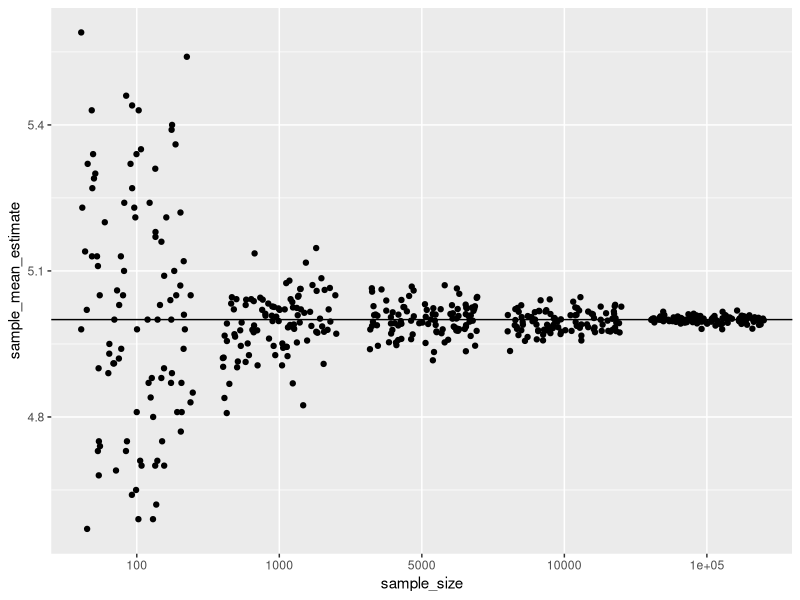
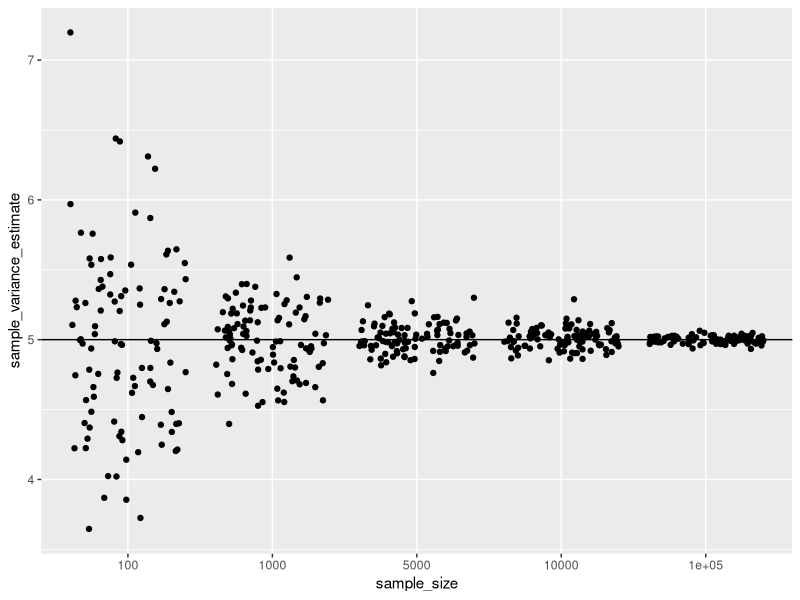
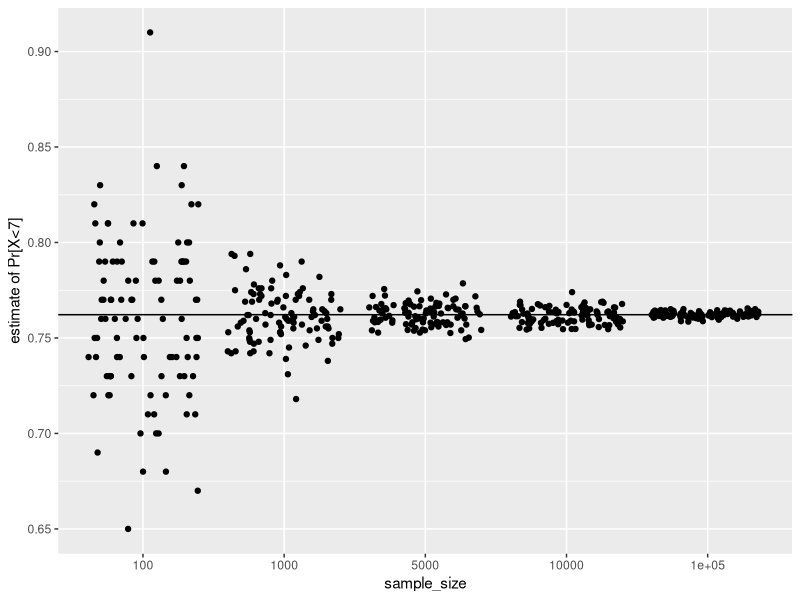
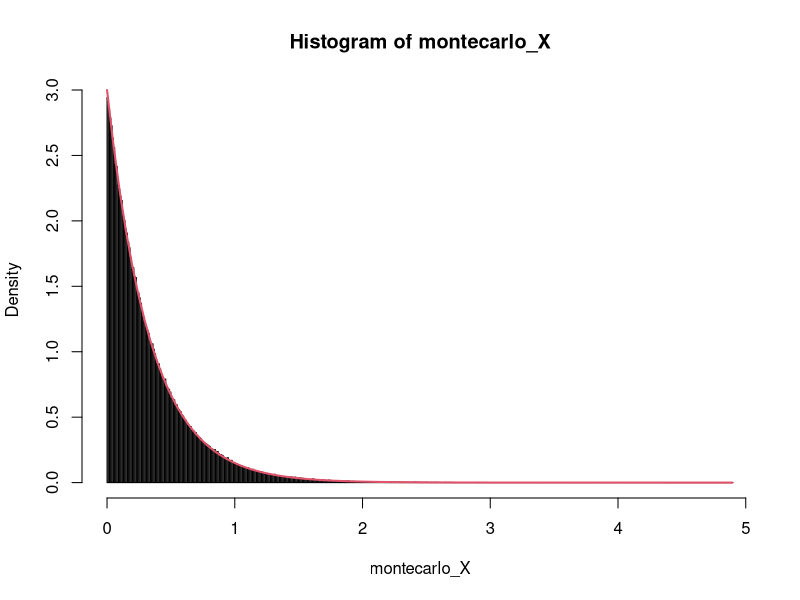
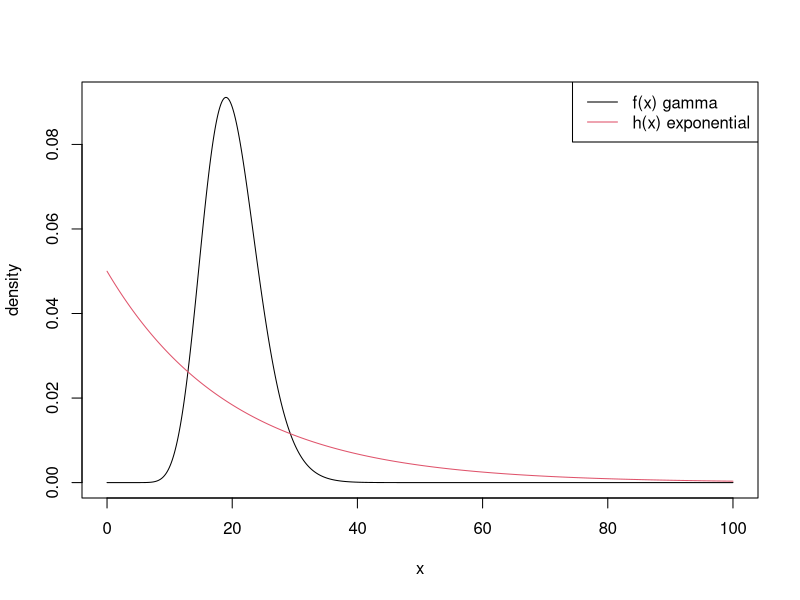
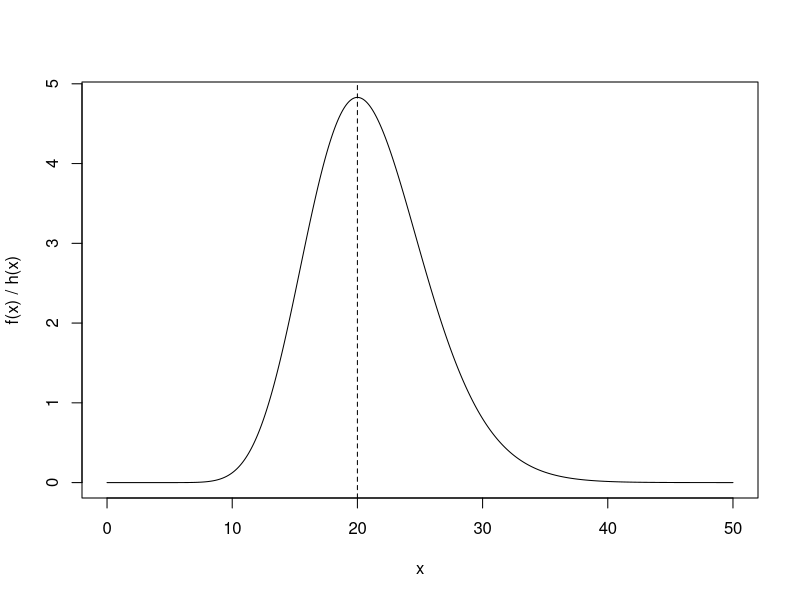
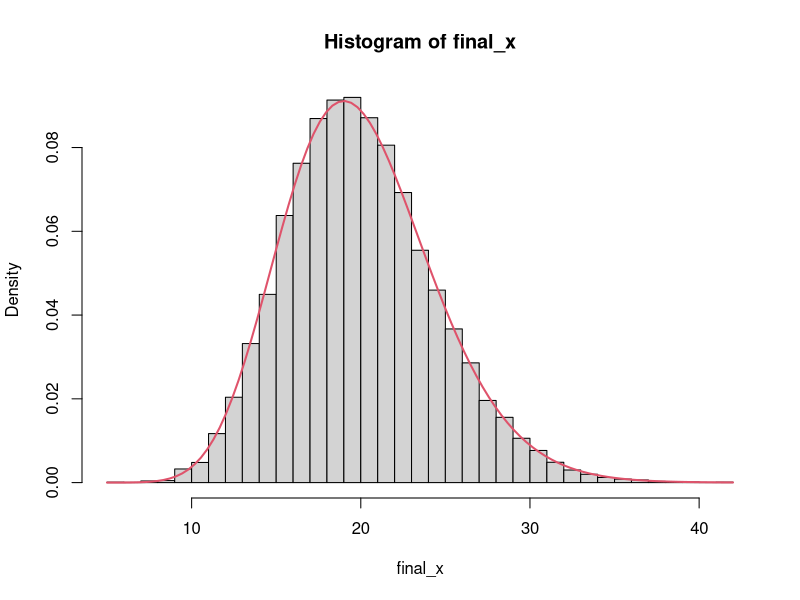
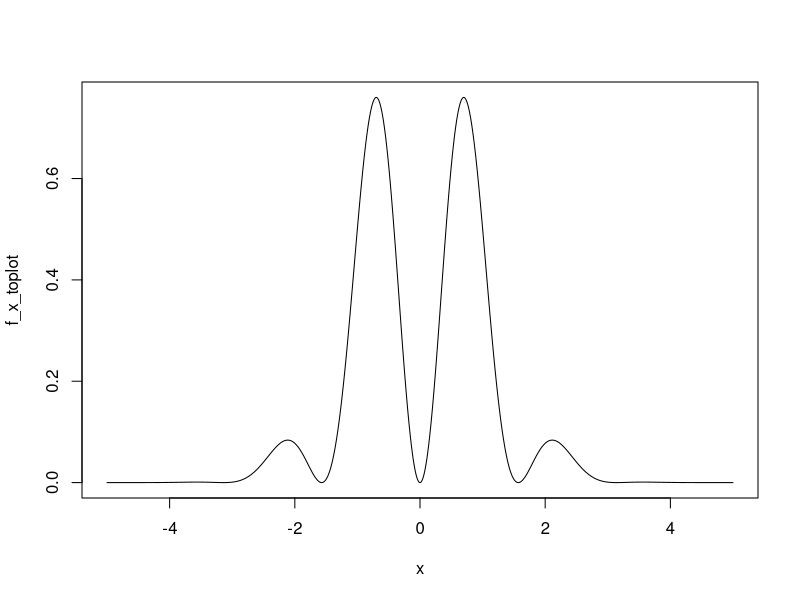

These figures' R source, in order:
## ---- chunk 1
knitr::opts_chunk$set(echo = TRUE)
library(dplyr)
library(purrr)
library(ggplot2)
## ---- chunk 2
# do 100 random samples for each sample size:

# sample means around true mean:
data_frame( sample_size = c( rep(100, 100),
                             rep(1000, 100),
                             rep(5000, 100),
                             rep(10000, 100),
                             rep(100000, 100)
                           )
          ) %>% 
  mutate( sample_mean_estimate = purrr::map( .x = sample_size,
                                             .f = function(samplesize){ mean( rpois(n=samplesize, lambda=5) ) } 
                                           ) %>% 
                                 unlist()
        ) %>%
  mutate( sample_size = as.factor(sample_size) ) %>% 
  ggplot( data = .,
          aes( x = sample_size,
               y = sample_mean_estimate) 
        ) + 
  geom_jitter() + 
  geom_hline(yintercept=5)

# sample variances around true variance:
data_frame( sample_size = c( rep(100, 100),
                             rep(1000, 100),
                             rep(5000, 100),
                             rep(10000, 100),
                             rep(100000, 100)
                           )
          ) %>% 
  mutate( sample_variance_estimate = 
                  purrr::map( .x = sample_size,
                              .f = function(samplesize){ var( rpois(n=samplesize, lambda=5) ) } 
                            ) %>% 
                  unlist()
        ) %>%
  mutate( sample_size = as.factor(sample_size) ) %>% 
  ggplot( data = .,
          aes( x = sample_size,
               y = sample_variance_estimate) 
        ) + 
  geom_jitter() + 
  geom_hline(yintercept=5)

# sample estimates of Pr[X<7] around true Pr[X<7]:
data_frame( sample_size = c( rep(100, 100),
                             rep(1000, 100),
                             rep(5000, 100),
                             rep(10000, 100),
                             rep(100000, 100)
                           )
          ) %>% 
  mutate( sample_prob_estimate = 
                  purrr::map( .x = sample_size,
                              .f = function(samplesize){ sum( rpois(n=samplesize, lambda=5) < 7 )/samplesize } 
                            ) %>% 
                  unlist()
        ) %>%
  mutate( sample_size = as.factor(sample_size) ) %>% 
  ggplot( data = .,
          aes( x = sample_size,
               y = sample_prob_estimate) 
        ) + 
  geom_jitter() + 
  geom_hline(yintercept=0.7621835) +
  ylab( "estimate of Pr[X<7]")

## ---- chunk 3

# generate 500,000 random uniform numbers:
runif_01 <- runif(5e5L,0,1) 

# put these random uniform numbers through the inverse CDF of X:
montecarlo_X <- -log(1-runif_01)/3

# plot the sample data:
hist( montecarlo_X, freq=FALSE, breaks=500 )

# add curve of true distribution of f(x):
curve( dexp(x, rate=3), add=TRUE, col=2, lwd=2, from=0, to=max(montecarlo_X) )
## ---- chunk 4
x <- seq(0,100, 0.1)
f_x <- dgamma( x, shape=20, rate=1 )
h_y <- dexp( x, rate=1/20 )

plot( f_x ~ x, type="l", ylab="density")
lines( h_y ~ x, col=2 )
legend( "topright",
        legend = c("f(x) gamma","h(x) exponential"),
        lty = c(1,1),
        col = 1:2
      )
## ---- chunk 5
fx_div_hx <- function(x){ (x^19 * exp(-x) / gamma(20)) / (20^(-1)*exp(-x/20) ) }   # function to be maximised
find_C <- optim( par = 1,             # initial guess for C
                 fn = function(x){ -fx_div_hx(x) },      # function to be minimised  
                 method = "Brent",
                 lower = 0,
                 upper = 999
                ) 
find_C

C <- fx_div_hx( x=find_C$par)
C
## ---- chunk 6
x <- seq( 0, 50, 0.01)
fx_div_hx_to_plot <- fx_div_hx(x)
plot( fx_div_hx_to_plot ~ x, type = "l", ylab="f(x) / h(x)")
abline( v=find_C$par, lty=2)
## ---- chunk 7
g_y <- function(y){  (y^19 * exp(-y) / gamma(20)) / ( C* 20^(-1)*exp(-y/20) )  }  
## ---- chunk 8

# 4. generate 100,000 random values from h(y): 
random_h_y <- rexp(n=1e5L, rate=1/20) 

# 5. generate 100,000 random uniform(0,1) values:
u <- runif(n=1e5L,0,1)

# 6. calculate the density g(y) for each y generated from h(y) in step '4.':
get_g_y <- g_y( random_h_y ) 

# keep only the y values where u <= y:
final_x <- random_h_y[ u <= get_g_y ]
## ---- chunk 9
hist( final_x, freq=FALSE, breaks=50 )
curve( dgamma(x, shape=20, rate=1), add=TRUE, col=2, lwd=2 )
## ---- chunk 10
 
f_x <- function(x){ exp(-x^2/2)*( sin(2*x) )^2 }

x <- seq(-5,5,0.01)
f_x_toplot <- exp(-x^2/2)*( sin(2*x) )^2 
plot( f_x_toplot ~ x, type="l", xlim=c(-5,5))
## ---- chunk 11
# check approximate area under f(x) by numerical integration:
integrate( f=f_x,
           lower = -Inf,
           upper = Inf 
          )
## ---- chunk 12
h_x <- dnorm( x, mean=0, sd=1)
dnorm( 0.5, 0,2 )

plot( f_x_toplot ~ x, type="l" )
lines( h_x ~ x, col=2 )
## ---- chunk 13
h_x <- function(x){ dnorm(x, mean=0, sd=2) } 

fx_divide_hx <- function(x){ f_x(x) / h_x(x) }

find_C <- 
     optim( par = 0,  # initial guess
            fn = function(x){ -fx_divide_hx(x) },       # function to minimise
            method = "Brent",
            lower = -5,
            upper = 5
          )

find_C

# C is the largest value of f(x)/h(x): 
C <- fx_divide_hx( x=find_C$par )
C
## ---- chunk 14
x <- seq(-5,5,0.01)
plot( fx_divide_hx(x) ~ x, type="l")
abline( v = find_C$par, lty=2 )
abline( h = C, lty=2 )
## ---- chunk 15
# generate 1,000,000 random uniform(0,1) values:
u <- runif(n=1e6L,0,1)

# generate 1,000,000 values from h(y):
y <- rnorm( n=1e6L, mean=0, sd=2 )

# specify the function g(y):
g_y <- function(y){ f_x(y) / (C*h_x(y)) }

# evaluate each y value under distribution g(y):
get_gy <- g_y(y)

# keep only the y values where u <= g(y):
fx_sim_final <- y[ u <= get_gy ] 
## ---- chunk 16
hist( fx_sim_final, breaks=500, freq=FALSE, xlim=c(-5,5) )
curve( f_x(x),
       add=TRUE, col=2 )
## ---- chunk 17
hist( fx_sim_final, breaks=500, freq=FALSE, xlim=c(-5,5) )
integration_const <- integrate(f_x, -5, 5)$value
f_x_pdf <- function(x){ exp(-x^2/2)*( sin(2*x) )^2 / integration_const }
curve( f_x_pdf(x),
       add=TRUE, col=2 )
